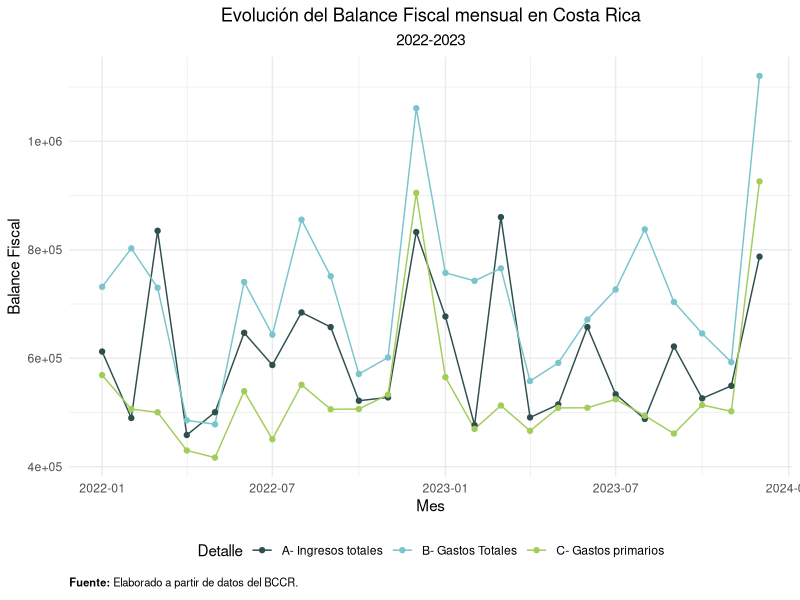

Reproduce this figure in R.
## ---- chunk 1
knitr::opts_chunk$set(echo = TRUE)
## ---- chunk 2
library(readxl)
library(tidyverse)
library(openxlsx)
library(zoo)
library(kableExtra) # Para las tablas
## ---- chunk 3

library(reshape2)
Deficit_Fiscal <- read_excel("Deficit Fiscal.xlsx")

Balance_Fiscal_L <- melt(
    Deficit_Fiscal,
    id.vars = "Detalle",
    variable.name = "Mes",
    value.name = "Balance"
  ) %>% 
  mutate()


Balance_Fiscal_L$Mes <- Balance_Fiscal_L$Mes %>%
  as.character() %>%
  as.numeric()
Balance_Fiscal_L <- Balance_Fiscal_L %>% 
  mutate(
    MesD = 
      as.Date(
        Balance_Fiscal_L$Mes,
        origin = "1899-12-30"
        )
    )

Balance_Fiscal_L %>%
  filter(
    Detalle == 
        "A- Ingresos totales" |
    Detalle ==
       "B- Gastos Totales" |
    Detalle == 
      "C- Gastos primarios"
    ) %>% 
  ggplot(
    aes(
      y = 
        Balance,
      x =
        MesD,
      color = 
        Detalle
      )
  )+
  geom_line(
    ) +
  geom_point(
    ) +
  labs(
    x =
      "Mes",
    y = 
      "Balance Fiscal",
    title = 
      "Evolución del Balance Fiscal mensual en Costa Rica",
    subtitle =
      "2022-2023") +
  theme_minimal() +
    theme(
      legend.position =
        "bottom",
      plot.title = 
        element_text(
          hjust = 
            0.5
        ),
      plot.subtitle =
        element_text(
          hjust = 
            0.5
        ),
      plot.caption =
        element_text(
          hjust =
            0,
          color =
            "black",
          size =
            8
          )
      ) +
  labs(
    caption =
      expression(
        bold(
          "Fuente: "
          ) * "Elaborado a partir de datos del BCCR."
        )
    ) + scale_color_manual(
    values = 
      c(
        "#2F4F4F",
        "cadetblue3",
        "#A2CD5A"
      )
    )

PIB <- read_excel("PIB Trimestral.xlsx")
PIB$Trimestre <- as.yearqtr(PIB$Trimestre)

rep(PIB$`Producto Interno Bruto a precios de mercado`,each= 3)
rep(1:8,3)
## ---- chunk 4
# Deficit_Fiscal %>%
#   mutate(`A Ingreso mensual` = 
#            c(`A- Ingresos totales`[1],
#              diff(`A- Ingresos totales`[1:12]),
#              `A- Ingresos totales`[13],
#              diff(`A- Ingresos totales`[13:24]))) %>%
#   mutate(`B Gasto mensual` = 
#            c(`B- Gastos totales`[1],
#              diff(`B- Gastos totales`[1:12]),
#              `B- Gastos totales`[13],
#              diff(`B- Gastos totales`[13:24]))) %>% 
#   # ggplot(aes(x=Mes,y = `A Ingreso mensual`)) +
#   # geom_bar(stat="identity")+
#   # geom_line(aes(x=Mes,y = `B Gasto mensual`))
#   mutate(`C Balance Fiscal`= `A Ingreso mensual` -
#            `B Gasto mensual`) %>% 
#   mutate(PIB = rep(PIB$`Producto Interno Bruto a precios de mercado`,each= 3)) %>% 
#   mutate(`Balance Porcentual` = `C Balance Fiscal`/PIB*100) %>% 
#   ggplot(aes(x=Mes,y=`Balance Porcentual`,fill=`Balance Porcentual`))+
#     geom_bar(stat = "identity")+
#   labs(title = 
#          "Balance Fiscal",
#        subtitle = 
#          "Como porcentaje del PIB"
#        )+
#   scale_fill_gradient(low="#2F4F4F", high="cadetblue3")+
#   theme_minimal() +
#   theme(legend.position = 
#           "none")
# 
# 
# 
# Deficit_Fiscal$`A- Ingresos totales`
